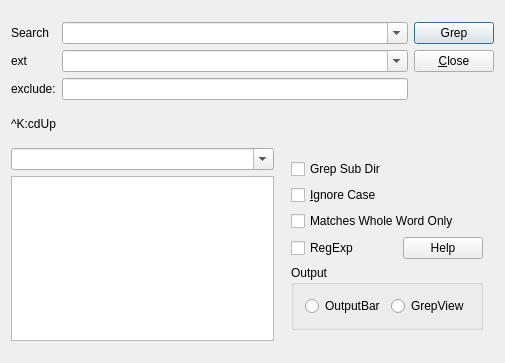
<?xml version="1.0" encoding="UTF-8"?>
<ui version="4.0">
 <class>GrepDlg</class>
 <widget class="QDialog" name="GrepDlg">
  <property name="geometry">
   <rect>
    <x>0</x>
    <y>0</y>
    <width>505</width>
    <height>342</height>
   </rect>
  </property>
  <property name="windowTitle">
   <string>GrepDlg</string>
  </property>
  <layout class="QVBoxLayout" name="verticalLayout">
   <item>
    <widget class="QWidget" name="widget" native="true">
     <layout class="QGridLayout" name="gridLayout">
      <property name="leftMargin">
       <number>0</number>
      </property>
      <property name="rightMargin">
       <number>0</number>
      </property>
      <item row="1" column="1">
       <widget class="QComboBox" name="extensions">
        <property name="editable">
         <bool>true</bool>
        </property>
       </widget>
      </item>
      <item row="1" column="2">
       <widget class="QPushButton" name="close">
        <property name="sizePolicy">
         <sizepolicy hsizetype="Preferred" vsizetype="Fixed">
          <horstretch>0</horstretch>
          <verstretch>0</verstretch>
         </sizepolicy>
        </property>
        <property name="text">
         <string>&amp;Close</string>
        </property>
       </widget>
      </item>
      <item row="0" column="2">
       <widget class="QPushButton" name="pushButton">
        <property name="sizePolicy">
         <sizepolicy hsizetype="Fixed" vsizetype="Fixed">
          <horstretch>0</horstretch>
          <verstretch>0</verstretch>
         </sizepolicy>
        </property>
        <property name="text">
         <string>Grep</string>
        </property>
        <property name="default">
         <bool>true</bool>
        </property>
       </widget>
      </item>
      <item row="1" column="0">
       <widget class="QLabel" name="label_2">
        <property name="sizePolicy">
         <sizepolicy hsizetype="Fixed" vsizetype="Preferred">
          <horstretch>0</horstretch>
          <verstretch>0</verstretch>
         </sizepolicy>
        </property>
        <property name="text">
         <string>ext</string>
        </property>
       </widget>
      </item>
      <item row="0" column="0">
       <widget class="QLabel" name="label">
        <property name="sizePolicy">
         <sizepolicy hsizetype="Fixed" vsizetype="Preferred">
          <horstretch>0</horstretch>
          <verstretch>0</verstretch>
         </sizepolicy>
        </property>
        <property name="text">
         <string>Search</string>
        </property>
        <property name="alignment">
         <set>Qt::AlignRight|Qt::AlignTrailing|Qt::AlignVCenter</set>
        </property>
       </widget>
      </item>
      <item row="0" column="1">
       <widget class="QComboBox" name="findString">
        <property name="editable">
         <bool>true</bool>
        </property>
       </widget>
      </item>
      <item row="2" column="1">
       <widget class="QLineEdit" name="exclude"/>
      </item>
      <item row="2" column="0">
       <widget class="QLabel" name="label_3">
        <property name="text">
         <string>exclude:</string>
        </property>
       </widget>
      </item>
     </layout>
    </widget>
   </item>
   <item>
    <widget class="QLabel" name="label_4">
     <property name="text">
      <string>^K:cdUp</string>
     </property>
    </widget>
   </item>
   <item>
    <widget class="QWidget" name="widget_2" native="true">
     <layout class="QHBoxLayout" name="horizontalLayout">
      <property name="leftMargin">
       <number>0</number>
      </property>
      <property name="rightMargin">
       <number>0</number>
      </property>
      <item>
       <widget class="QWidget" name="widget_3" native="true">
        <layout class="QVBoxLayout" name="verticalLayout_3">
         <property name="leftMargin">
          <number>0</number>
         </property>
         <property name="topMargin">
          <number>0</number>
         </property>
         <property name="rightMargin">
          <number>0</number>
         </property>
         <property name="bottomMargin">
          <number>0</number>
         </property>
         <item>
          <widget class="QComboBox" name="dir">
           <property name="maximumSize">
            <size>
             <width>400</width>
             <height>16777215</height>
            </size>
           </property>
           <property name="editable">
            <bool>true</bool>
           </property>
          </widget>
         </item>
         <item>
          <widget class="QTreeView" name="treeView">
           <attribute name="headerVisible">
            <bool>false</bool>
           </attribute>
          </widget>
         </item>
        </layout>
       </widget>
      </item>
      <item>
       <widget class="QWidget" name="widget_4" native="true">
        <layout class="QVBoxLayout" name="verticalLayout_2">
         <item>
          <widget class="QCheckBox" name="grepSubDir">
           <property name="text">
            <string>Grep Sub Dir</string>
           </property>
          </widget>
         </item>
         <item>
          <widget class="QCheckBox" name="ignoreCase">
           <property name="text">
            <string>&amp;Ignore Case</string>
           </property>
           <property name="icon">
            <iconset>
             <normaloff>:/MainWindow/Resources/opt_ic.png</normaloff>:/MainWindow/Resources/opt_ic.png</iconset>
           </property>
          </widget>
         </item>
         <item>
          <widget class="QCheckBox" name="wholeWordOnly">
           <property name="text">
            <string>Matches Whole Word Only</string>
           </property>
           <property name="icon">
            <iconset>
             <normaloff>:/MainWindow/Resources/opt_word.png</normaloff>:/MainWindow/Resources/opt_word.png</iconset>
           </property>
          </widget>
         </item>
         <item>
          <widget class="QWidget" name="widget_5" native="true">
           <layout class="QHBoxLayout" name="horizontalLayout_2">
            <property name="leftMargin">
             <number>0</number>
            </property>
            <property name="topMargin">
             <number>0</number>
            </property>
            <property name="rightMargin">
             <number>0</number>
            </property>
            <property name="bottomMargin">
             <number>0</number>
            </property>
            <item>
             <widget class="QCheckBox" name="regExp">
              <property name="text">
               <string>RegExp</string>
              </property>
              <property name="icon">
               <iconset>
                <normaloff>:/MainWindow/Resources/opt_regexp.png</normaloff>:/MainWindow/Resources/opt_regexp.png</iconset>
              </property>
             </widget>
            </item>
            <item>
             <widget class="QPushButton" name="regexpHelp">
              <property name="sizePolicy">
               <sizepolicy hsizetype="Fixed" vsizetype="Fixed">
                <horstretch>0</horstretch>
                <verstretch>0</verstretch>
               </sizepolicy>
              </property>
              <property name="text">
               <string>Help</string>
              </property>
             </widget>
            </item>
           </layout>
          </widget>
         </item>
         <item>
          <widget class="QGroupBox" name="groupBox">
           <property name="title">
            <string>Output</string>
           </property>
           <layout class="QHBoxLayout" name="horizontalLayout_3">
            <item>
             <widget class="QRadioButton" name="outputBar">
              <property name="text">
               <string>OutputBar</string>
              </property>
             </widget>
            </item>
            <item>
             <widget class="QRadioButton" name="grepView">
              <property name="text">
               <string>GrepView</string>
              </property>
             </widget>
            </item>
           </layout>
          </widget>
         </item>
         <item>
          <spacer name="verticalSpacer">
           <property name="orientation">
            <enum>Qt::Vertical</enum>
           </property>
           <property name="sizeHint" stdset="0">
            <size>
             <width>20</width>
             <height>40</height>
            </size>
           </property>
          </spacer>
         </item>
        </layout>
       </widget>
      </item>
     </layout>
    </widget>
   </item>
  </layout>
 </widget>
 <layoutdefault spacing="6" margin="11"/>
 <tabstops>
  <tabstop>findString</tabstop>
  <tabstop>pushButton</tabstop>
  <tabstop>extensions</tabstop>
  <tabstop>close</tabstop>
  <tabstop>dir</tabstop>
  <tabstop>treeView</tabstop>
  <tabstop>grepSubDir</tabstop>
  <tabstop>ignoreCase</tabstop>
  <tabstop>wholeWordOnly</tabstop>
 </tabstops>
 <resources>
  <include location="mainwindow.qrc"/>
 </resources>
 <connections>
  <connection>
   <sender>pushButton</sender>
   <signal>clicked()</signal>
   <receiver>GrepDlg</receiver>
   <slot>accept()</slot>
   <hints>
    <hint type="sourcelabel">
     <x>454</x>
     <y>27</y>
    </hint>
    <hint type="destinationlabel">
     <x>501</x>
     <y>29</y>
    </hint>
   </hints>
  </connection>
  <connection>
   <sender>close</sender>
   <signal>clicked()</signal>
   <receiver>GrepDlg</receiver>
   <slot>reject()</slot>
   <hints>
    <hint type="sourcelabel">
     <x>450</x>
     <y>61</y>
    </hint>
    <hint type="destinationlabel">
     <x>502</x>
     <y>73</y>
    </hint>
   </hints>
  </connection>
 </connections>
</ui>
